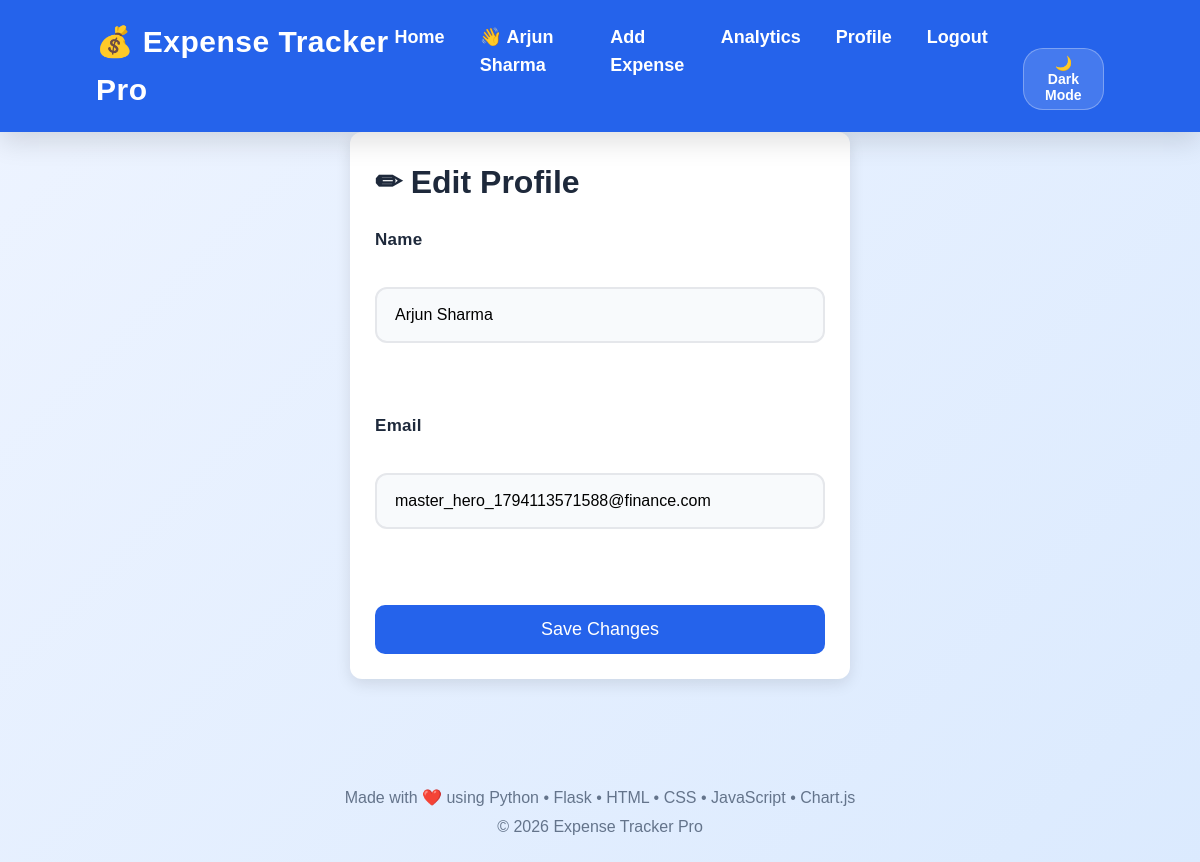
The app's page /edit-profile (signed in) with its own data.
### tables this page shows
CREATE TABLE users(

            id INTEGER PRIMARY KEY AUTOINCREMENT,

            name TEXT NOT NULL,

            email TEXT NOT NULL UNIQUE,

            password TEXT NOT NULL

        , currency_symbol TEXT DEFAULT '₹', created_at TIMESTAMP, phone TEXT, is_verified INTEGER DEFAULT 0, otp_code TEXT, otp_expires_at TIMESTAMP, login_otp_code TEXT, login_otp_expires_at TIMESTAMP, app_pin TEXT, is_pin_enabled INTEGER DEFAULT 0, privacy_mode INTEGER DEFAULT 0, currency_code TEXT DEFAULT 'INR');

### app_web.py (the view, shortened to what this page needs)
@app.route("/edit-profile", methods=["GET", "POST"])
def edit_profile():
    if not login_required():
        return redirect("/login")
    conn = get_connection()
    cursor = conn.cursor()
    user_id = session["user_id"]
    cursor.execute("""
        SELECT name, email
        FROM users
        WHERE id = ?
    """, (user_id,))
    user = cursor.fetchone()
    conn.close()
    return render_template("edit_profile.html", user=user)

### app_web.py (called while the page is built)
@app.after_request
def add_security_headers(response):
    response.headers["X-Content-Type-Options"] = "nosniff"
    response.headers["X-Frame-Options"] = "SAMEORIGIN"
    response.headers["X-XSS-Protection"] = "1; mode=block"
    response.headers["Referrer-Policy"] = "strict-origin-when-cross-origin"
    return response

def login_required():
    if "user_id" not in session:
        return False
    return True

def get_connection():
    import db_engine
    return db_engine.get_db_connection()

### db_engine.py (called while the page is built)
def is_postgres() -> bool:
    return bool(DATABASE_URL)

def _get_sqlite_connection():
    conn = sqlite3.connect(SQLITE_DB_PATH, timeout=25.0)
    conn.row_factory = sqlite3.Row
    conn.execute("PRAGMA foreign_keys = ON;")
    conn.execute("PRAGMA journal_mode = WAL;")
    conn.execute("PRAGMA synchronous = NORMAL;")
    conn.execute("PRAGMA cache_size = -64000;")
    return conn

### templates/edit_profile.html (shortened to what this page needs)
{% extends "base.html" %}
{% block content %}
<div class="profile-card">
    <h1>✏ Edit Profile</h1>
    <form method="POST">
        <label>Name</label><br>
        <input
            type="text"
            name="name"
            value="{{ user[0] }}"
            required
        ><br><br>
        <label>Email</label><br>
        <input
            type="email"
            name="email"
            value="{{ user[1] }}"
            required
        ><br><br>
        <button type="submit">
            Save Changes
        </button>
    </form>
</div>
{% endblock %}

### templates/base.html (shortened to what this page needs)
<!DOCTYPE html>
<html lang="en">
<head>
    <link rel="stylesheet"
          href="{{ url_for('static', filename='style.css') }}">
</head>
<body>
    <nav class="navbar">
        <div class="logo">
            💰 Expense Tracker Pro
        </div>
        <ul>
            <li><a href="/">Home</a></li>
{% if session.get("user_id") %}
    <li>
        <a href="/">
            👋 {{ session["user_name"] }}
        </a>
    </li>
    <li><a href="/add">Add Expense</a></li>
    <li><a href="/analysis">Analytics</a></li>
    <a href="/profile">Profile</a>
    <li><a href="/logout">Logout</a></li>
{% else %}
    <li><a href="/login">Login</a></li>
    <li><a href="/signup">Signup</a></li>
{% endif %}
            <li>
                <button id="themeToggleBtn" style="background: rgba(255,255,255,0.15); border: 1px solid rgba(255,255,255,0.3); color: white; padding: 6px 14px; border-radius: 20px; cursor: pointer; font-size: 14px; font-weight: bold; transition: all 0.2s;">
                    🌙 Dark Mode
                </button>
            </li>
        </ul>
    </nav>
    <main>
        {% block content %}
        {% endblock %}
    </main>
    <footer>
    <p>Made with ❤️ using Python • Flask • HTML • CSS • JavaScript • Chart.js</p>
    <p>© 2026 Expense Tracker Pro</p>
</footer>
</body>
</html>

### static/style.css (style rules this page uses)
* { margin:0; padding:0; box-sizing:border-box; }
html { scroll-behavior:smooth; }
body { font-family:Arial, Helvetica, sans-serif; background:linear-gradient(135deg,#eef4ff,#dbeafe); color:#1e293b; line-height:1.6; }
.navbar { display:flex; justify-content:space-between; align-items:center; padding:18px 8%; background:#2563eb; color:white; position:sticky; top:0; z-index:1000; box-shadow:0 10px 25px rgba(0,0,0,.12); }
.logo { font-size:30px; font-weight:700; letter-spacing:.5px; }
.navbar ul { display:flex; gap:35px; list-style:none; }
.navbar a { color:white; text-decoration:none; font-size:18px; font-weight:600; transition:.3s; }
form { display:flex; flex-direction:column; }
label { display:block; font-size:17px; font-weight:700; color:#1e293b; margin:18px 0 8px; letter-spacing:.3px; }
input, select { width:100%; height:56px; padding:0 18px; font-size:16px; border:2px solid #e5e7eb; border-radius:12px; background:#f8fafc; transition:all .3s ease; }
input::placeholder { color:#94a3b8; font-size:15px; }
button { margin-top:25px; background:#2563eb; color:white; border:none; border-radius:10px; padding:14px; font-size:18px; cursor:pointer; transition:.3s; }
footer { margin-top:70px; padding:35px; text-align:center; color:#64748b; font-size:16px; line-height:1.8; }
button, input, select { font-family:inherit; }
input, select { transition: border-color .25s ease, box-shadow .25s ease, transform .25s ease; }
.profile-card { max-width:500px; margin:auto; padding:25px; background:white; border-radius:12px; box-shadow:0 5px 15px rgba(0,0,0,0.1); }

### records on screen
users: user_name "Arjun Sharma", name "Arjun Sharma", email "master_hero_1794113571588@finance.com"
